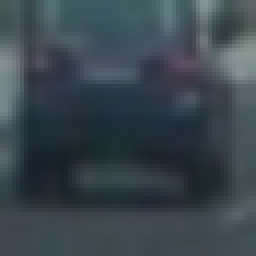
#> input picture source/vehicles/GTI_Far/image0019.png, 64 x 64 px (shown 4 times larger); its folder holds 3 pictures in this run
$ python pipe1.py   (older library calls are emulated)
#> lines starting #> are read from the running program, lines starting #| are printed output that depends on the picture; pictures that were not available may be replaced by others from this repository, and a replacement may not be noted
### source/external_master.py
import os
import glob
import numpy as np
import cv2
import matplotlib.pyplot as plt
import matplotlib.image as mpimg
from skimage.feature import hog


# Define a function to return HOG features and visualization
def get_hog_features(img, orient, pix_per_cell, cell_per_block, vis=False, feature_vec=True):
    if vis == True:
        features, hog_image = hog(img, orientations=orient, pixels_per_cell=(pix_per_cell, pix_per_cell),
                                  cells_per_block=(cell_per_block, cell_per_block), transform_sqrt=False,
                                  visualise=vis, feature_vector=feature_vec)
        return features, hog_image
    else:
        features = hog(img, orientations=orient, pixels_per_cell=(pix_per_cell, pix_per_cell),
                       cells_per_block=(cell_per_block, cell_per_block), transform_sqrt=False,
                       visualise=False, feature_vector=feature_vec)
        return features


# [7 lines left out: function convert_color, not called in this run]


def color_hist(img, nbins=32):
    # Compute the histogram of the RGB channels separately
    rhist = np.histogram(img[:,:,0], bins=nbins )
    ghist = np.histogram(img[:,:,1], bins=nbins )
    bhist = np.histogram(img[:,:,2], bins=nbins )
    # Generating bin centers
    #bin_edges = rhist[1]
    #bin_centers = (bin_edges[1:]  + bin_edges[0:len(bin_edges)-1])/2
    # Concatenate the histograms into a single feature vector
    hist_features = np.concatenate((rhist[0], ghist[0], bhist[0]))
    # Return the individual histograms, bin_centers and feature vector
    return hist_features


def bin_spatial(img, color_space='RGB', size=(32, 32)):
    color1 = cv2.resize(img[:,:,0], size).ravel()
    color2 = cv2.resize(img[:,:,1], size).ravel()
    color3 = cv2.resize(img[:,:,2], size).ravel()
    return np.hstack((color1, color2, color3))


# Define a function to extract features from a list of images
# Have this function call bin_spatial() and color_hist()
def extract_features(imgs, color_space='RGB', spatial_size=(32, 32),
                        hist_bins=32, orient=9,
                        pix_per_cell=8, cell_per_block=2, hog_channel=0,
                        spatial_feat=True, hist_feat=True, hog_feat=True):
    # Create a list to append feature vectors to
    features = []
    # Iterate through the list of images
    for file in imgs:
        file_features = []
        # Read in each one by one
        image = mpimg.imread(file)
        # apply color conversion if other than 'RGB'
        if color_space != 'RGB':
            if color_space == 'HSV':
                feature_image = cv2.cvtColor(image, cv2.COLOR_RGB2HSV)
            elif color_space == 'LUV':
                feature_image = cv2.cvtColor(image, cv2.COLOR_RGB2LUV)
            elif color_space == 'HLS':
                feature_image = cv2.cvtColor(image, cv2.COLOR_RGB2HLS)
            elif color_space == 'YUV':
                feature_image = cv2.cvtColor(image, cv2.COLOR_RGB2YUV)
            elif color_space == 'YCrCb':
                feature_image = cv2.cvtColor(image, cv2.COLOR_RGB2YCrCb)
        else: feature_image = np.copy(image)

        if spatial_feat == True:
            spatial_features = bin_spatial(feature_image, size=spatial_size)
            file_features.append(spatial_features)
        if hist_feat == True:
            # Apply color_hist()
            hist_features = color_hist(feature_image, nbins=hist_bins)
            file_features.append(hist_features)
        if hog_feat == True:
        # Call get_hog_features() with vis=False, feature_vec=True
            if hog_channel == 'ALL':
                hog_features = []
                for channel in range(feature_image.shape[2]):
                    hog_features.append(get_hog_features(feature_image[:,:,channel],
                                        orient, pix_per_cell, cell_per_block,
                                        vis=False, feature_vec=True))
                hog_features = np.ravel(hog_features)
            else:
                hog_features = get_hog_features(feature_image[:,:,hog_channel], orient,
                            pix_per_cell, cell_per_block, vis=False, feature_vec=True)
            # Append the new feature vector to the features list
            file_features.append(hog_features)
        features.append(np.concatenate(file_features))
    # Return list of feature vectors
    return features


# Define a function that takes an image,
# start and stop positions in both x and y,
# window size (x and y dimensions),
# and overlap fraction (for both x and y)
# [58 lines left out: functions slide_window, draw_boxes, not called in this run]


# Define a function to extract features from a single image window
# This function is very similar to extract_features()
# just for a single image rather than list of images
def single_img_features(img, color_space='RGB', spatial_size=(32, 32),
                        hist_bins=32, orient=9,
                        pix_per_cell=8, cell_per_block=2, hog_channel=0,
                        spatial_feat=True, hist_feat=True, hog_feat=True, vis=False):
    #1) Define an empty list to receive features
    img_features = []
    #2) Apply color conversion if other than 'RGB'
    if color_space != 'RGB':
        if color_space == 'HSV':
            feature_image = cv2.cvtColor(img, cv2.COLOR_RGB2HSV)
        elif color_space == 'LUV':
            feature_image = cv2.cvtColor(img, cv2.COLOR_RGB2LUV)
        elif color_space == 'HLS':
            feature_image = cv2.cvtColor(img, cv2.COLOR_RGB2HLS)
        elif color_space == 'YUV':
            feature_image = cv2.cvtColor(img, cv2.COLOR_RGB2YUV)
        elif color_space == 'YCrCb':
            feature_image = cv2.cvtColor(img, cv2.COLOR_RGB2YCrCb)
    else: feature_image = np.copy(img)
    #3) Compute spatial features if flag is set
    if spatial_feat == True:
        spatial_features = bin_spatial(feature_image, size=spatial_size)
        #4) Append features to list
        img_features.append(spatial_features)
    #5) Compute histogram features if flag is set
    if hist_feat == True:
        hist_features = color_hist(feature_image, nbins=hist_bins)
        #6) Append features to list
        img_features.append(hist_features)
    #7) Compute HOG features if flag is set
    if hog_feat == True:
        if hog_channel == 'ALL':
            hog_features = []
            for channel in range(feature_image.shape[2]):
                #hog_features.extend(get_hog_features(feature_image[:,:,channel],
                hog_features.append(get_hog_features(feature_image[:,:,channel],
                                    orient, pix_per_cell, cell_per_block,
                                    vis=False, feature_vec=True))
            hog_features = np.concatenate(hog_features)
        else:
            if vis==True:
                hog_features, hog_image = get_hog_features(feature_image[:,:,hog_channel], orient,
                    pix_per_cell, cell_per_block, vis=True, feature_vec=True)
            else:
                hog_features = get_hog_features(feature_image[:,:,hog_channel], orient,
                    pix_per_cell, cell_per_block, vis=False, feature_vec=True)
        #8) Append features to list
        img_features.append(hog_features)

    #9) Return concatenated array of features
    if vis == True:
        print("111",len(img_features))
        print("111",len(img_features[0]))
        print("111",len(img_features[1]))
        print("111",len(img_features[2]))

        return np.concatenate(img_features), hog_image
    else:
        return np.concatenate(img_features)


# Define a function you will pass an image
# and the list of windows to be searched (output of slide_windows())
# [29 lines left out: function search_windows, not called in this run]


def visualize(fig, rows, cols, imgs, titles):
    for i, img in enumerate(imgs):
        plt.subplot(rows, cols, i+1)
        plt.title(i+1)
        img_dims = len(img.shape)
        if img_dims < 3:
            plt.imshow(img, cmap="hot")
            plt.title(titles[i])
            #plt.waitforbuttonpress()
            #plt.savefig('one.png')
        else:
            plt.imshow(img)
            plt.title(titles[i])
            #plt.savefig('two.png')
            #plt.waitforbuttonpress()
    plt.savefig('result.png')

# [13 lines left out: function visualize_notebook, not called in this run]
            #plt.savefig('two.png')
            #plt.waitforbuttonpress()
    #plt.savefig('result.png')

### source/trash/pipe1.py
import os
import glob
import numpy as np
import cv2
import matplotlib.pyplot as plt
import matplotlib.image as mpimg
import time
from sklearn.svm import LinearSVC
from sklearn.preprocessing import StandardScaler
from skimage.feature import hog
from sklearn.model_selection import train_test_split

from external_master import single_img_features
from external_master import visualize
from external_master import extract_features

basedir = "vehicles/"
image_types = os.listdir(basedir)
cars = []
for imtype in image_types:
	cars.extend(glob.glob(basedir+imtype+'/*'))
print("Number of Vehicle Images found", len(cars))


basedir = "non-vehicles/"
image_types = os.listdir(basedir)
notcars = []
for imtype in image_types:
	notcars.extend(glob.glob(basedir+imtype+'/*'))
print("Number of NotVehicle Images found", len(notcars))


car_ind = np.random.randint(0, len(cars))
notcar_ind = np.random.randint(0,len(notcars))

car_image = mpimg.imread(cars[car_ind])
#> car_image is the input picture: shape (64, 64, 3) float32; mean R, G, B 0.226, 0.274, 0.302
notcar_image = mpimg.imread(notcars[notcar_ind])

color_space = "RGB"
orient = 6
pix_per_cell = 8
cell_per_block = 2
hog_channel = 0
spatial_size = (16,16)
hist_bins = 16
spatial_feat = True
hist_feat = True
hog_feat = True


car_features, car_hog_image = single_img_features(car_image,
	color_space=color_space,
	spatial_size=spatial_size,
	hist_bins=hist_bins,
	orient=orient,
	pix_per_cell=pix_per_cell,
	cell_per_block=cell_per_block,
	hog_channel=hog_channel,
	spatial_feat=spatial_feat,
	hist_feat=hist_feat,
	hog_feat=hog_feat,
	vis=True)
#> in bin_spatial, `color1 = cv2.resize(img[:,:,0], size).ravel()`: color1 = 256 values, max 0.532 at index 63, min 0.0941 at index 146, mean 0.227
#> in bin_spatial, `color2 = cv2.resize(img[:,:,1], size).ravel()`: color2 = 256 values, max 0.584 at index 63, min 0.129 at index 162, mean 0.275
#> in bin_spatial, `color3 = cv2.resize(img[:,:,2], size).ravel()`: color3 = 256 values, max 0.574 at index 63, min 0.16 at index 163, mean 0.303
#> in single_img_features, `spatial_features = bin_spatial(feature_image, size=spatial_size)`: spatial_features = 768 values, max 0.584 at index 319, min 0.0941 at index 146, mean 0.268
#> in color_hist, `hist_features = np.concatenate((rhist[0], ghist[0], bhist[0]))`: hist_features = 48 values, max 997 at index 5, min 27 at index 14, mean 256
#> in get_hog_features, `features, hog_image = hog(img, orientations=orient, pixels_per_cell=(p..`: features = 1176 values, max 0.578 at index 1011, min 0 at index 7, mean 0.152
#> in get_hog_features, `features, hog_image = hog(img, orientations=orient, pixels_per_cell=(p..`:
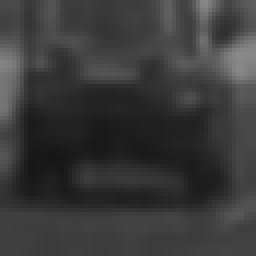
#> img: shape (64, 64) float32 (shown 4 times larger); min 0.0863, max 0.541, mean 0.226
#> in single_img_features, `hog_features, hog_image = get_hog_features(feature_image[:,:,hog_chann..`:
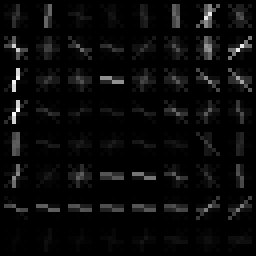
#> hog_image: shape (64, 64) float32 (shown 4 times larger); min 0, max 0.0731, mean 0.00294; drawn with min black and max white
#> in single_img_features, `hog_features, hog_image = get_hog_features(feature_image[:,:,hog_chann..`: hog_features has the same summary as features in get_hog_features
#| 111 3
#| 111 768
#| 111 48
#| 111 1176
#> car_features = 1992 values, max 997 at index 773, min 0 at index 823, mean 6.36

notcar_features, notcar_hog_image = single_img_features(notcar_image,
	color_space=color_space,
	spatial_size=spatial_size,
	hist_bins=hist_bins,
	orient=orient,
	pix_per_cell=pix_per_cell,
	cell_per_block=cell_per_block,
	hog_channel=hog_channel,
	spatial_feat=spatial_feat,
	hist_feat=hist_feat,
	hog_feat=hog_feat,
	vis=True)
#| 111 3
#| 111 768
#| 111 48
#| 111 1176
#> notcar_features has the same summary as car_features


images = [car_image, car_hog_image, notcar_image, notcar_hog_image]
titles = ["","","",""]
fig = plt.figure(figsize=(12,3))
visualize(fig, 1, 4, images, titles)
#> the loop in visualize, `for i, img in enumerate(imgs):` made 4 passes
#> img_dims on passes 1 to 4: 3, 2, 3, 2
#> in visualize, `plt.savefig('result.png')`:
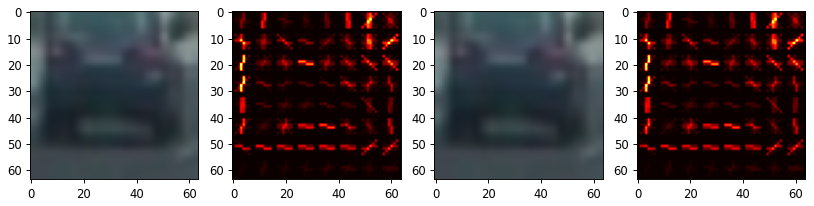
#> figure drawn by matplotlib, 4 panels


color_space = "YCrCb"
#color_space = "RGB"
orient = 9
pix_per_cell = 8
cell_per_block = 2
hog_channel = "ALL"
#hog_channel = 0
#spatial_size = (16,16)
spatial_size = (32,32)
#hist_bins = 16
hist_bins = 32
spatial_feat = True
hist_feat = True
hog_feat = True

t = time.time()
n_samples = 1000
random_idxs = np.random.randint(0,len(cars),n_samples)
#test_cars = np.array(cars)[random_idxs]
test_cars = cars
#test_notcars = np.array(notcars)[random_idxs]
test_notcars = notcars

car_features = extract_features(test_cars,
	color_space=color_space,
	spatial_size=spatial_size,
	hist_bins=hist_bins,
	orient=orient,
	pix_per_cell=pix_per_cell,
	cell_per_block=cell_per_block,
	hog_channel=hog_channel, spatial_feat=spatial_feat,
	hist_feat=hist_feat,hog_feat=hog_feat)
#> in extract_features, `feature_image = cv2.cvtColor(image, cv2.COLOR_RGB2YCrCb)`: feature_image: shape (64, 64, 3) float32; mean of channels 0, 1, 2 0.263, 0.474, 0.522
#> in extract_features, `spatial_features = bin_spatial(feature_image, size=spatial_size)`: spatial_features = 3072 values, max 0.565 at index 223, min 0.119 at index 647, mean 0.42
#> in extract_features, `hist_features = color_hist(feature_image, nbins=hist_bins)`: hist_features = 96 values, max 560 at index 77, min 5 at index 95, mean 128
#> after the loop in extract_features, `for channel in range(feature_image.shape[2]):`: hog_features = 3 items
#> in extract_features, `hog_features = np.ravel(hog_features)`: hog_features = 5292 values, max 0.673 at index 1624, min 0 at index 12, mean 0.13

notcar_features = extract_features(test_notcars,
	color_space=color_space,
	spatial_size=spatial_size,
	hist_bins=hist_bins,
	orient=orient,
	pix_per_cell=pix_per_cell,
	cell_per_block=cell_per_block,
	hog_channel=hog_channel, spatial_feat=spatial_feat,
	hist_feat=hist_feat,hog_feat=hog_feat)

print(time.time()-t, "Seconds to compute features...")

X = np.vstack((car_features, notcar_features)).astype(np.float64)
X_scalar = StandardScaler().fit(X)

scaled_X = X_scalar.transform(X)

y = np.hstack((np.ones(len(car_features)), np.zeros(len(notcar_features))))

rand_state = np.random.randint(0,100)
X_train, X_test, y_train, y_test = train_test_split(
	scaled_X, y, test_size=0.1, random_state=rand_state)


print("Using", orient, "orientations", pix_per_cell, "...")
print("Feature vector length", len(X_train[0]))

svc = LinearSVC()
t = time.time()
svc.fit(X_train, y_train)
print(time.time()-t, "Seconds to train SVM")
print("Test accuracy", svc.score(X_test, y_test))
